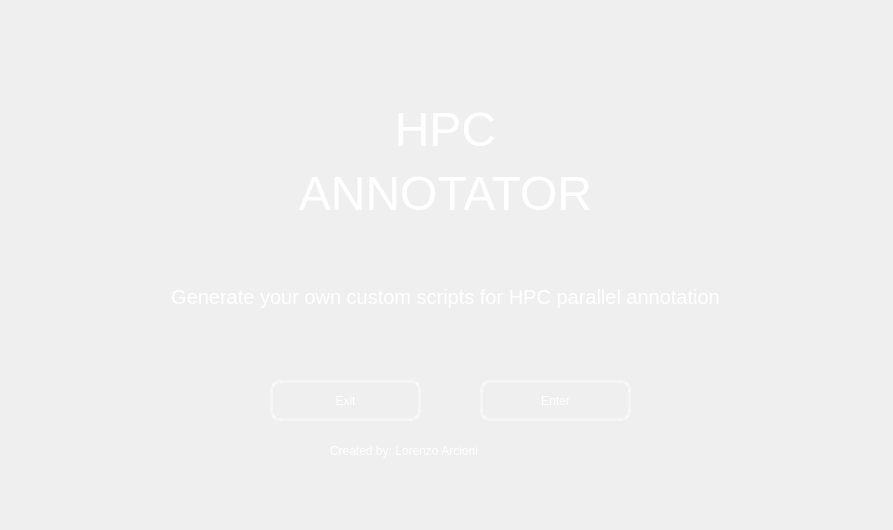
<?xml version="1.0" encoding="UTF-8"?>
<ui version="4.0">
 <class>Form</class>
 <widget class="QWidget" name="Form">
  <property name="enabled">
   <bool>true</bool>
  </property>
  <property name="geometry">
   <rect>
    <x>0</x>
    <y>0</y>
    <width>893</width>
    <height>530</height>
   </rect>
  </property>
  <property name="minimumSize">
   <size>
    <width>893</width>
    <height>530</height>
   </size>
  </property>
  <property name="maximumSize">
   <size>
    <width>893</width>
    <height>530</height>
   </size>
  </property>
  <property name="mouseTracking">
   <bool>false</bool>
  </property>
  <property name="windowTitle">
   <string notr="true"/>
  </property>
  <property name="windowOpacity">
   <double>1.000000000000000</double>
  </property>
  <property name="autoFillBackground">
   <bool>false</bool>
  </property>
  <property name="styleSheet">
   <string notr="true">QProgressBar {
     border: 2px solid white;
     border-radius: 5px;
     background: transparent;
}
QProgressBar::chunk {
    background-color: rgba(127,80,32,100);
    width: 20px;
}</string>
  </property>
  <widget class="QLabel" name="label">
   <property name="geometry">
    <rect>
     <x>0</x>
     <y>90</y>
     <width>891</width>
     <height>121</height>
    </rect>
   </property>
   <property name="layoutDirection">
    <enum>Qt::LeftToRight</enum>
   </property>
   <property name="autoFillBackground">
    <bool>false</bool>
   </property>
   <property name="styleSheet">
    <string notr="true">background: transparent;
color: #ffffff;
font: 75 40pt &quot;Georgia&quot;;
font-size: 48px; 
font-weight: 300; 
line-height: 58px;
margin: 0 0 58px;

</string>
   </property>
   <property name="text">
    <string>HPC</string>
   </property>
   <property name="textFormat">
    <enum>Qt::AutoText</enum>
   </property>
   <property name="alignment">
    <set>Qt::AlignHCenter|Qt::AlignTop</set>
   </property>
  </widget>
  <widget class="QLabel" name="label_2">
   <property name="geometry">
    <rect>
     <x>0</x>
     <y>150</y>
     <width>891</width>
     <height>141</height>
    </rect>
   </property>
   <property name="layoutDirection">
    <enum>Qt::LeftToRight</enum>
   </property>
   <property name="autoFillBackground">
    <bool>false</bool>
   </property>
   <property name="styleSheet">
    <string notr="true">background: transparent;
color: #ffffff;
font: 75 40pt &quot;Georgia&quot;;
font-size: 48px; 
font-weight: 300; 
line-height: 58px;
margin: 0 0 58px;

</string>
   </property>
   <property name="text">
    <string>ANNOTATOR</string>
   </property>
   <property name="textFormat">
    <enum>Qt::AutoText</enum>
   </property>
   <property name="alignment">
    <set>Qt::AlignBottom|Qt::AlignHCenter</set>
   </property>
  </widget>
  <widget class="QLabel" name="label_3">
   <property name="geometry">
    <rect>
     <x>-16</x>
     <y>-15</y>
     <width>911</width>
     <height>531</height>
    </rect>
   </property>
   <property name="styleSheet">
    <string notr="true">border: None;
background-color: transparent;
background-image: url(:/root/icons/bg-splash.png);</string>
   </property>
   <property name="text">
    <string/>
   </property>
  </widget>
  <widget class="QLabel" name="label_4">
   <property name="geometry">
    <rect>
     <x>330</x>
     <y>440</y>
     <width>231</width>
     <height>21</height>
    </rect>
   </property>
   <property name="styleSheet">
    <string notr="true">color: white;
font: italic 10pt &quot;Georgia&quot;;</string>
   </property>
   <property name="text">
    <string>Created by: Lorenzo Arcioni</string>
   </property>
  </widget>
  <widget class="QLabel" name="label_5">
   <property name="geometry">
    <rect>
     <x>0</x>
     <y>270</y>
     <width>891</width>
     <height>111</height>
    </rect>
   </property>
   <property name="styleSheet">
    <string notr="true">background: transparent;
color: #ffffff;
font: 75 20pt &quot;Georgia&quot;;
font-size:20px; 
font-weight: 300; 
line-height: 58px;
margin: 0 0 58px;</string>
   </property>
   <property name="text">
    <string>Generate your own custom scripts for HPC parallel annotation</string>
   </property>
   <property name="alignment">
    <set>Qt::AlignCenter</set>
   </property>
  </widget>
  <widget class="QPushButton" name="enter">
   <property name="geometry">
    <rect>
     <x>480</x>
     <y>380</y>
     <width>151</width>
     <height>41</height>
    </rect>
   </property>
   <property name="cursor">
    <cursorShape>PointingHandCursor</cursorShape>
   </property>
   <property name="styleSheet">
    <string notr="true">QPushButton{
background: transparent;
color: white;
font: 14pt &quot;Georgia&quot;;
border: 3px solid rgba(255, 255, 255, 100);
border-radius: 10px 10px;
}
QPushButton:hover
{
   background-color: rgba(0, 0, 0, 100);
   border: 3px solid rgba(255, 255, 255, 50);
}
</string>
   </property>
   <property name="text">
    <string>Enter</string>
   </property>
  </widget>
  <widget class="QPushButton" name="exit">
   <property name="geometry">
    <rect>
     <x>270</x>
     <y>380</y>
     <width>151</width>
     <height>41</height>
    </rect>
   </property>
   <property name="cursor">
    <cursorShape>PointingHandCursor</cursorShape>
   </property>
   <property name="styleSheet">
    <string notr="true">QPushButton{
background: transparent;
color: white;
font: 14pt &quot;Georgia&quot;;
border: 3px solid rgba(255, 255, 255, 100);
border-radius: 10px 10px;
}
QPushButton:hover
{
   background-color: rgba(0, 0, 0, 100);
   border: 3px solid rgba(255, 255, 255, 50);
}
</string>
   </property>
   <property name="text">
    <string>Exit</string>
   </property>
  </widget>
  <zorder>label_3</zorder>
  <zorder>label</zorder>
  <zorder>label_2</zorder>
  <zorder>label_4</zorder>
  <zorder>label_5</zorder>
  <zorder>enter</zorder>
  <zorder>exit</zorder>
 </widget>
 <resources>
  <include location="resources.qrc"/>
 </resources>
 <connections/>
</ui>
